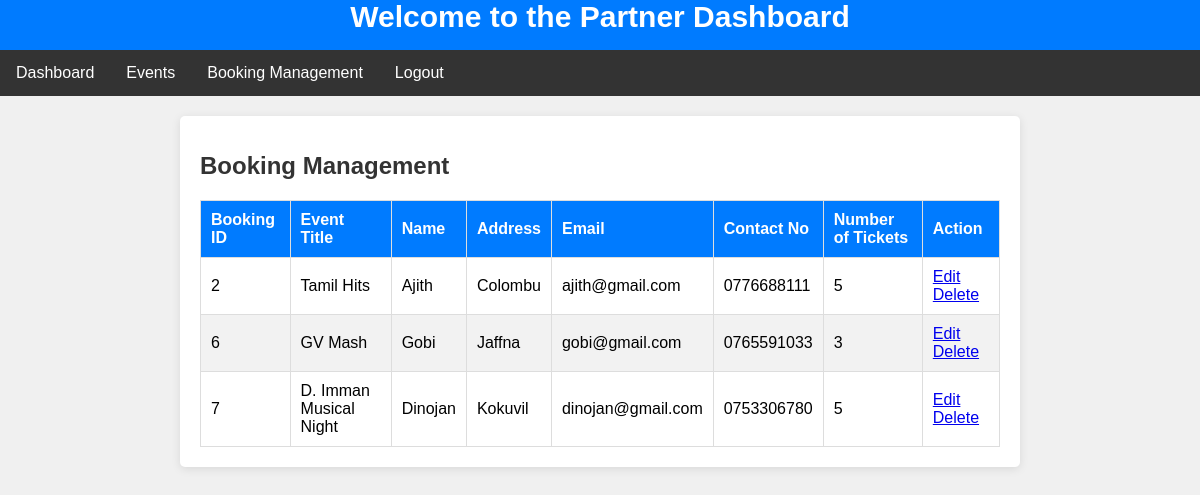
Screenshot of /booking_management.php with the database file from the repository.
### tables this page shows
CREATE TABLE `bookings` (
  `booking_id` int(11) NOT NULL,
  `event_id` int(11) NOT NULL,
  `name` varchar(255) NOT NULL,
  `address` varchar(255) NOT NULL,
  `email` varchar(255) NOT NULL,
  `contactNo` varchar(20) NOT NULL,
  `numTickets` int(11) NOT NULL,
  `booking_date` timestamp NOT NULL DEFAULT current_timestamp()
);

CREATE TABLE `events` (
  `id` int(11) NOT NULL,
  `title` varchar(255) NOT NULL,
  `description` text NOT NULL,
  `date` date NOT NULL,
  `location` varchar(255) NOT NULL,
  `price` decimal(10,2) NOT NULL,
  `available_tickets` int(11) NOT NULL,
  `user_id` int(11) NOT NULL
);

### booking_management.php (the view, shortened to what this page needs)
<?php
require_once('db_connection.php');
$userRole = "partner";
$userId = 4;
if ($userRole === "admin") {
    $sql = "SELECT b.booking_id, e.title, b.name, b.address, b.email, b.contactNo, b.numTickets
            FROM bookings b
            INNER JOIN events e ON b.event_id = e.id";
} elseif ($userRole === "partner") {
    $sql = "SELECT b.booking_id, e.title, b.name, b.address, b.email, b.contactNo, b.numTickets
            FROM bookings b
            INNER JOIN events e ON b.event_id = e.id
            WHERE e.user_id = ?";
} else {
    echo "Access denied.";
    exit();
}
$stmt = $conn->prepare($sql);
if ($stmt) {
    if ($userRole === "partner") {
        $stmt->bind_param('i', $userId);
    }
    $stmt->execute();
    $stmt->bind_result($bookingId, $eventTitle, $name, $address, $email, $contactNo, $numTickets);
    $bookings = array();
    while ($stmt->fetch()) {
        $bookings[] = array(
            'booking_id' => $bookingId,
            'event_title' => $eventTitle,
            'name' => $name,
            'address' => $address,
            'email' => $email,
            'contactNo' => $contactNo,
            'numTickets' => $numTickets,
        );
    }
} else {
    echo "Error: " . $conn->error;
}
?>
<!DOCTYPE html>
<html lang="en">
<head>
    <link rel="stylesheet" href="style_nav.css">
    <link rel="stylesheet" href="style_b_m.css">
</head>
<body>
<h2 class="dashboard-heading">Welcome to the Partner Dashboard</h2>
<nav class="main-menu">
    <ul>
        <li><a href="partner_dashboard.php">Dashboard</a></li>
        <li><a href="events.php">Events</a></li>
        <li><a href="booking_management.php">Booking Management</a></li>
        <li><a href="logout.php">Logout</a></li>
    </ul>
</nav>
    <div class="container">
        <h1>Booking Management</h1>
        <table class="booking-table">
            <thead>
                <tr>
                    <th>Booking ID</th>
                    <th>Event Title</th>
                    <th>Name</th>
                    <th>Address</th>
                    <th>Email</th>
                    <th>Contact No</th>
                    <th>Number of Tickets</th>
                    <th>Action</th>
                </tr>
            </thead>
            <tbody>
                <?php foreach ($bookings as $booking) : ?>
                    <tr>
                        <td><?php echo $booking['booking_id']; ?></td>
                        <td><?php echo $booking['event_title']; ?></td>
                        <td><?php echo $booking['name']; ?></td>
                        <td><?php echo $booking['address']; ?></td>
                        <td><?php echo $booking['email']; ?></td>
                        <td><?php echo $booking['contactNo']; ?></td>
                        <td><?php echo $booking['numTickets']; ?></td>
                        <td>
                            <a href="edit_booking.php?id=<?php echo $booking['booking_id']; ?>">Edit</a>
                            <a href="delete_booking.php?id=<?php echo $booking['booking_id']; ?>">Delete</a>
                        </td>
                    </tr>
                <?php endforeach; ?>
            </tbody>
        </table>
    </div>
</body>
</html>

### style_nav.css (style rules this page uses)
.dashboard-heading { font-size: 30px; color: #ffffff; margin-bottom: 0px; background-color: #007bff; text-align: center; height: 50px; margin-top: 0px; }
.main-menu { list-style-type: none; background-color: #333; overflow: hidden; }
.main-menu ul { list-style: none; padding: 0; margin: 0; text-align: right; }
.main-menu li { float: left; }
.main-menu a { display: block; color: #fff; text-align: center; padding: 14px 16px; text-decoration: none; }

### style_b_m.css (style rules this page uses)
body { font-family: Arial, sans-serif; background-color: #f0f0f0; margin: 0; padding: 0; }
.container { max-width: 800px; margin: 20px auto; padding: 20px; background-color: #fff; border-radius: 5px; box-shadow: 0 2px 10px rgba(0, 0, 0, 0.1); }
h1 { font-size: 24px; color: #333; margin-bottom: 20px; }
.booking-table { width: 100%; border-collapse: collapse; margin-top: 20px; }
.booking-table th, .booking-table td { border: 1px solid #ddd; padding: 10px; text-align: left; }
.booking-table th { background-color: #007bff; color: #fff; }
.booking-table tr:nth-child(even) { background-color: #f2f2f2; }

### rows the page displays
bookings: booking_id "2", event.title "Tamil Hits", name "Ajith", address "Colombu", email "ajith@gmail.com", contactNo "0776688111", numTickets "5"
bookings: booking_id "6", event.title "GV Mash", name "Gobi", address "Jaffna", email "gobi@gmail.com", contactNo "0765591033", numTickets "3"
bookings: booking_id "7", event.title "D. Imman Musical Night", name "Dinojan", address "Kokuvil", email "dinojan@gmail.com", contactNo "0753306780", numTickets "5"
